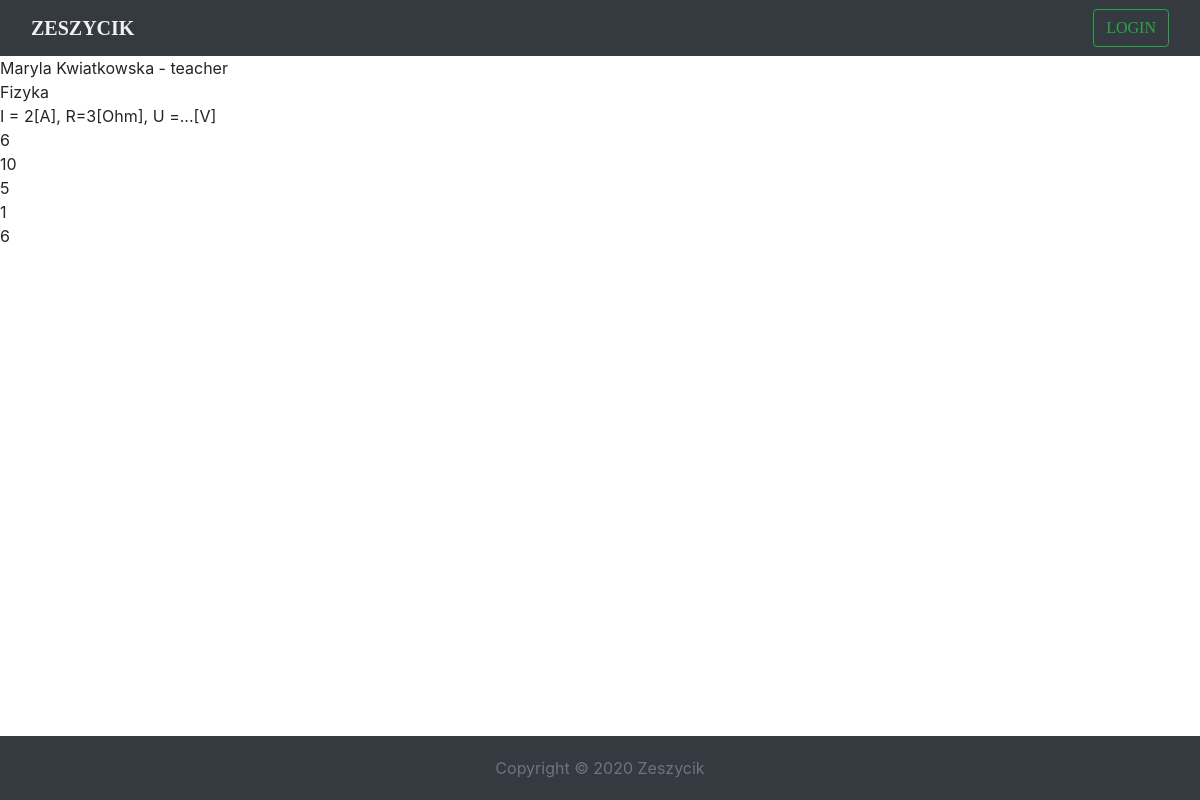
The page /studenttest/detail/2 on the database its author committed.
### school/models.py (models this page shows, shortened)
class StudentTest(models.Model):
    lesson = models.ForeignKey(Lesson, on_delete=models.CASCADE)
    author = models.ForeignKey(SchoolUser, on_delete=models.DO_NOTHING)
    question = models.CharField(max_length=250)
    answer_right = models.CharField(max_length=5, default='')
    answer_1 = models.CharField(max_length=150, default='')
    answer_2 = models.CharField(max_length=150, default='')
    answer_3 = models.CharField(max_length=150, default='')
    answer_4 = models.CharField(max_length=150, default='')

class SchoolUser(models.Model):
    USERS_KIND = [
        ('administrator', 'Dyrektor'),
        ('teacher', 'Nauczyciel'),
        ('student', 'Uczeń')
    ]
    user = models.OneToOneField(User, on_delete=models.CASCADE, null=True, blank=True)
    permissions = models.CharField(choices=USERS_KIND, max_length=15)
    grades = models.CharField(max_length=150, default='')
    def __str__(self):
        return f'{self.user.first_name} {self.user.last_name} - {self.permissions}'

class Lesson(models.Model):
    name = models.CharField(max_length=150, unique=True, blank=False)
    description = models.CharField(max_length=250)
    teacher = models.ForeignKey(SchoolUser, on_delete=models.SET_NULL, null=True, blank=True, related_name='teacher')
    date = models.DateTimeField(default=timezone.now)
    data = models.FileField(blank=True, null=True)
    students = models.ManyToManyField(SchoolUser, null=True, blank=True, related_name='students')
    def __str__(self):
        return self.name

### school/views.py (the view)
# urls.py: path('studenttest/detail/<pk>', StudentTestDetailView.as_view(), name='studenttest_detail'),
class StudentTestDetailView(DetailView):
    template_name = 'studenttest_detail.html'
    model = StudentTest
    context_object_name = 'test'

### school/templates/studenttest_detail.html
{% extends 'dashboard2.html' %}
{% load static %}
{% block content %}
    {{ test.author}}<br>
    {{ test.lesson }}<br>
    {{ test.question }}<br>
    {{ test.answer_right }}<br>
    {{ test.answer_1 }}<br>
    {{ test.answer_2 }}<br>
    {{ test.answer_3 }}<br>
    {{ test.answer_4 }}<br>
{% endblock content %}

### static/css/index.css (style rules this page uses)
body { margin-top: 70px; background-attachment: fixed; background-size: 100%; font-size: 16px; }

### rows shown on the page
StudentTest: author "Maryla Kwiatkowska - teacher", lesson "Fizyka", question "I = 2[A], R=3[Ohm], U =...[V]", answer_right "6", answer_1 "10", answer_2 "5", answer_3 "1", answer_4 "6"
